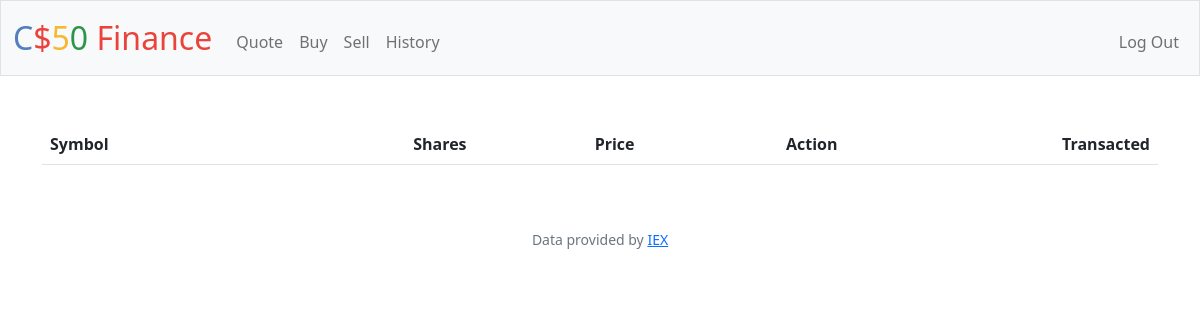
/history (signed in), run on an earlier commit of the app's database.
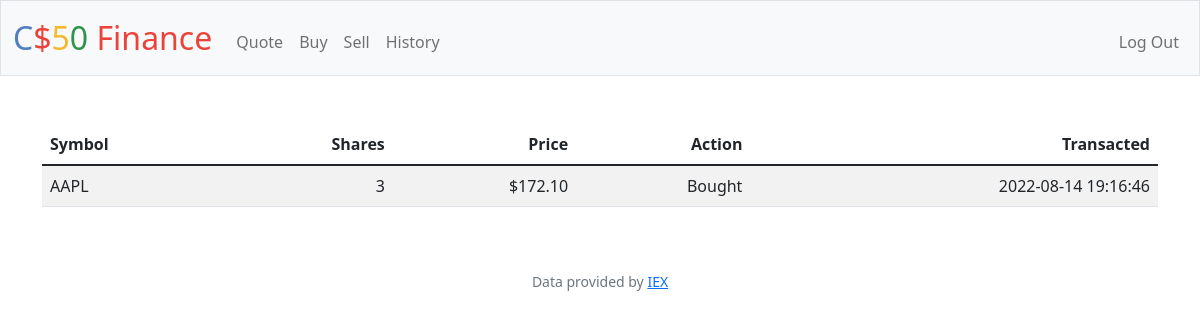
And on a later commit of the database.
### tables this page shows
CREATE TABLE transactions (id INTEGER PRIMARY KEY AUTOINCREMENT, user_id INTEGER NOT NULL, symbol TEXT NOT NULL, name TEXT NOT NULL, shares INTEGER NOT NULL, price NUMERIC NOT NULL, total NUMERIC NOT NULL, current_price NUMERIC NOT NULL, type TEXT NOT NULL, time TIMESTAMP DEFAULT CURRENT_TIMESTAMP, FOREIGN KEY(user_id) REFERENCES users(id));

### app.py (the view)
@app.route("/history")
@login_required
def history():
    user_id = session["user_id"]
    holdings = db.execute("SELECT symbol, shares, price, type, time FROM transactions WHERE user_id = ?", user_id)
    return render_template("history.html", holdings = holdings)

### app.py (called while the page is built)
@app.after_request
def after_request(response):
    response.headers["Cache-Control"] = "no-cache, no-store, must-revalidate"
    response.headers["Expires"] = 0
    response.headers["Pragma"] = "no-cache"
    return response

### helpers.py (called while the page is built)
def login_required(f):
    @wraps(f)
    def decorated_function(*args, **kwargs):
        if session.get("user_id") is None:
            return redirect("/login")
        return f(*args, **kwargs)
    return decorated_function

def usd(value):
    return f"${value:,.2f}"

### templates/history.html (shortened to what this page needs)
{% extends "layout.html" %}
{% block main %}
<table class="table table-striped">
    <thead>
        <tr>
            <th class="text-start">Symbol</th>
            <th class="text-end">Shares</th>
            <th class="text-end">Price</th>
            <th class="text-end">Action</th>
            <th class="text-end">Transacted</th>
        </tr>
    </thead>
    <tbody>
        {% for holding in holdings %}
            <tr>
                <td class="text-start">{{ holding.symbol }}</td>
                <td class="text-end">{{ holding.shares }}</td>
                <td class="text-end">{{ holding.price | usd }}</td>
                <td class="text-end">{{ holding.type }}</td>
                <td class="text-end">{{ holding.time }}</td>
            </tr>
        {% endfor %}
    </tbody>
</table>
{% endblock %}

### templates/layout.html (shortened to what this page needs)
<!DOCTYPE html>
<html lang="en">
    <head>
        <link href="https://cdn.jsdelivr.net/npm/bootstrap@5.1.3/dist/css/bootstrap.min.css" rel="stylesheet">
        <link href="/static/styles.css" rel="stylesheet">
    </head>
    <body>
        <nav class="bg-light border navbar navbar-expand-md navbar-light">
            <div class="container-fluid">
                <a class="navbar-brand" href="/"><span class="blue">C</span><span class="red">$</span><span class="yellow">5</span><span class="green">0</span> <span class="red">Finance</span></a>
                <div class="collapse navbar-collapse" id="navbar">
                    {% if session["user_id"] %}
                        <ul class="navbar-nav me-auto mt-2">
                            <li class="nav-item"><a class="nav-link" href="/quote">Quote</a></li>
                            <li class="nav-item"><a class="nav-link" href="/buy">Buy</a></li>
                            <li class="nav-item"><a class="nav-link" href="/sell">Sell</a></li>
                            <li class="nav-item"><a class="nav-link" href="/history">History</a></li>
                        </ul>
                        <ul class="navbar-nav ms-auto mt-2">
                            <li class="nav-item"><a class="nav-link" href="/logout">Log Out</a></li>
                        </ul>
                    {% else %}
                        <ul class="navbar-nav ms-auto mt-2">
                            <li class="nav-item"><a class="nav-link" href="/register">Register</a></li>
                            <li class="nav-item"><a class="nav-link" href="/login">Log In</a></li>
                        </ul>
                    {% endif %}
                </div>
            </div>
        </nav>
        <main class="container py-5 text-center">
            {% block main %}{% endblock %}
        </main>
        <footer class="mb-5 small text-center text-muted">
            Data provided by <a href="https://iexcloud.io/">IEX</a>
        </footer>
    </body>
</html>

### static/styles.css (style rules this page uses)
nav .navbar-brand { font-size: xx-large; }
nav .navbar-brand .blue { color: #537fbe; }
nav .navbar-brand .red { color: #ea433b; }
nav .navbar-brand .yellow { color: #f5b82e; }
nav .navbar-brand .green { color: #2e944b; }

What changed in the data, as far as the page shows it:
added transactions: symbol "AAPL", shares "3", price "$172.10", type "Bought", time "2022-08-14 19:16:46"
